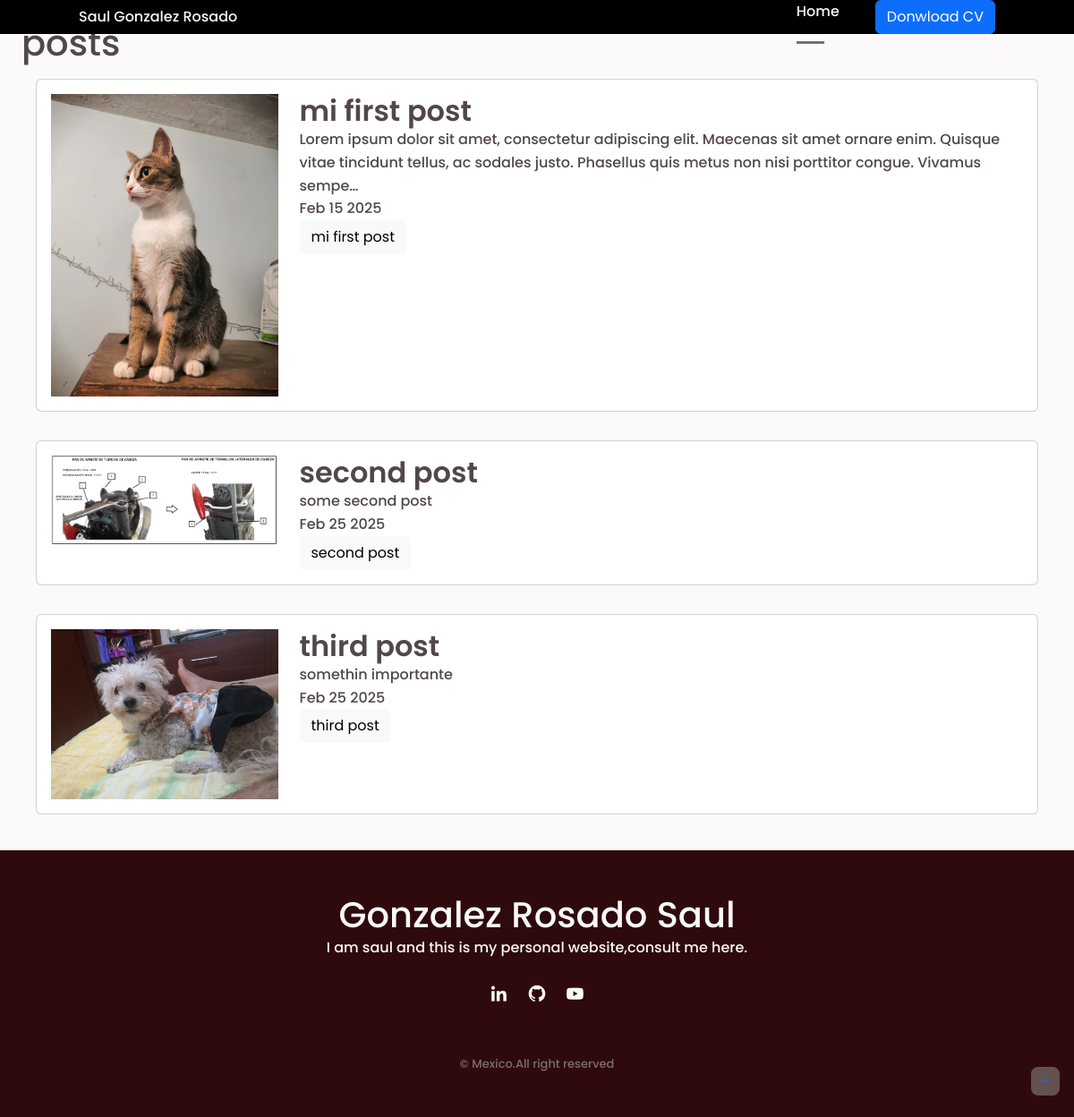
Screenshot of /blog/ with the database file from the repository.
### blog/models.py (models this page shows, shortened)
class Post(models.Model):
    title = models.CharField(max_length=200)
    text = models.TextField()
    url = models.URLField(blank=True ,null=True)  # Para almacenar el enlace de YouTube
    archivo = models.FileField(upload_to='blog/pdfs', blank=True ,null=True)  # Guarda los archivos en la carpeta "blog/pdfs/"
    created_at = models.DateTimeField(auto_now_add=True)
    updated_at = models.DateTimeField(auto_now=True)
    image = models.ImageField(upload_to='blog/images', null=True, blank=True)
    date=models.DateTimeField(default=datetime.datetime.now)

### blog/views.py (the view)
# urls.py: path('', render_posts, name='posts'),
def render_posts(request):
    posts = Post.objects.all()
    video = get_object_or_404(Post, id=1)
    return render(request, 'posts.html', {'posts': posts})

### blog/templates/posts.html (shortened to what this page needs)
{% extends "layout_posts.html" %}
{% load embed_video_tags %}
{% block content %}
<div class="p-4">
  <h1>posts</h1>
{% for post in posts %}
<div class="p-3">
  <div class="card card-body">
    <div class="row">
      <div class="col-3">
        <img src="{{ post.image.url }}" alt="{{ post.title }}" class
        ="img-fluid">
      </div>
      <div class="col-9">
        <h2>{{ post.title }}</h2>
        <p>{{ post.text|striptags|truncatechars_html:200 }}</p>
        <p>{{post.date|date:'M d Y'}}</p>
        <a href="{% url 'blog:post_detail' post.id %}"class="btn btn-light">{{post.title}}</a>
      </div>
    </div>
  </div>
</div>
{% endfor %}
</div>
{% endblock %}

### blog/templates/layout_posts.html (shortened to what this page needs)
{% load static %}
{% load embed_video_tags %}
<!DOCTYPE html>
<html lang="en">
    <head>
        <link href="https://cdn.jsdelivr.net/npm/bootstrap@5.3.3/dist/css/bootstrap.min.css" rel="stylesheet">
        <link rel="stylesheet" href="{% static 'css/swiper-bundle.min.css' %}">
        <link href='https://unpkg.com/boxicons@2.1.4/css/boxicons.min.css' rel='stylesheet'>
        <link rel="stylesheet" href="{% static 'css/styles.css' %}">
    </head>
    <body>
        <a href="#" class="scrolltop show-scroll" id="scroll-top">
            <i class='bx bx-chevron-up scrolltop__icon'></i>
        </a>
        <header class="l-header " id="header">
            <nav class="nav bd-container">
                <a href="{% url 'home' %}" class="nav__logo">Saul Gonzalez Rosado</a>
                <div class="nav__menu" id="nav-menu">
                    <ul class="nav__list">
                        <li class="nav__item d-flex allign-items-center"><a href="{% url 'home' %}" class="nav__link active-link">Home</a></li>
                        <li class="nav__item d-flex allign-items-center">
                            <a  class="btn btn-primary" href="{% static 'pdf/CV.pdf' %}" target="_blank" >Donwload CV</a>
                        </li>
                    </ul>
                </div>
            </nav>
        </header>
        <main class="l-main">
            {% block content %}
            {% endblock %}
        </main>
        <footer class="footer">
            <div class="footer__container bd-container">
                <h1 class="footer__title"> Gonzalez Rosado Saul</h1>
                <p class="footer__description"> I am saul and this is my personal website,consult me here.</p>
                <div class="footer__social">
                    <a href="https://www.linkedin.com/in/saul-gonzalez-rosado-702518216/" class="footer__link"><i class='bx bxl-linkedin'></i></a>
                    <a href="https://github.com/Sauloxd45" class="footer__link"><i class='bx bxl-github'></i></a>
                    <a href="https://www.youtube.com/@sauloxd4517/videos" class="footer__link"><i class='bx bxl-youtube'></i></a>
                </div>
                <p class="footer__copy">&#169;  Mexico.All right reserved</p>
            </div>
        </footer>
    </body>
</html>

### portafolio/static/css/styles.css (style rules this page uses)
:root { --header-height: 3rem; --first-color: #3E0E12; --first-color-dark: #2F0A0D; --text-color: #524748; --first-color-light: #7B6F71; --first-color-lighten: #FBF9F9; --body-font: 'Poppins', sans-serif; --biggest-font-size: 2.5rem; --h1-font-size: 1.5rem; --h2-font-size: 1.25rem; --h3-font-size: 1.125rem; --normal-font-size: .938rem; --small-font-size: .813rem; --smaller-font-size: .75rem; --font-medium: 500; --font-semi-bold: 600; --font-bold: 700; --mb-1: .5rem; --mb-2: 1rem; --mb-3: 1.5rem; --mb-4: 2rem; --mb-5: 2.5rem; --mb-6: 3rem; --z-normal: 1; --z-tooltip: 10; --z-fixed: 100; }
@media screen and (min-width: 768px) { :root { --biggest-font-size: 4.5rem; --h1-font-size: 2.25rem; --h2-font-size: 1.5rem; --h3-font-size: 1.25rem; --normal-font-size: 1rem; --small-font-size: .875rem; --smaller-font-size: .813rem; } }
*,::before,::after { box-sizing: border-box; }
html { scroll-behavior: smooth; }
body { margin: var(--header-height) 0 0 0; font-family: var(--body-font); font-size: var(--normal-font-size); font-weight: var(--font-medium); background-color: var(--first-color-lighten); color: var(--text-color); line-height: 1.6; }
h1,h2,h3,ul,p { margin: 0; }
h2,h3 { font-weight: var(--font-semi-bold); }
ul { padding: 0; list-style: none; }
a { text-decoration: none; }
img { max-width: 90%; height: auto; display: block; }
.bd-container { max-width: 1024px; width: calc(100% - 2rem); margin-left: var(--mb-2); margin-right: var(--mb-2); }
.l-header { width: 100%; position: fixed; top: 0; left: 0; z-index: var(--z-fixed); background-color: #000; }
.nav { height: var(--header-height); display: flex; justify-content: space-between; align-items: center; }
.nav__item { margin-bottom: var(--mb-3); }
.nav__link { color: var(--first-color-lighten); transition: .3s; }
.nav__logo, .nav__toggle { color: var(--first-color-lighten); }
.active-link { position: relative; }
.active-link::after { content: ''; position: absolute; bottom: -.7rem; left: 0; width: 65%; height: 3px; background-color: var(--first-color-light); }
.scrolltop { position: fixed; right: 1rem; bottom: -20%; display: flex; justify-content: center; align-items: center; padding: .5rem; background: rgba(123, 111, 113, .7); border-radius: .5rem; z-index: var(--z-tooltip); transition: .4s; visibility: hidden; }
.show-scroll { visibility: visible; bottom: 1.5rem; }
.footer { background-color: var(--first-color-dark); color: var(--first-color-lighten); text-align: center; }
.footer__container { padding: 3rem 0; }
.footer__description { margin-bottom: var(--mb-3); }
.footer__social { margin-bottom: var(--mb-6); }
.footer__link { font-size: 1.4rem; color: var(--first-color-lighten); margin: 0 var(--mb-1); transition: .3s; }
.footer__copy { font-size: var(--smaller-font-size); color: var(--first-color-light); }
@media screen and (min-width: 768px) { body { margin: 0; } }
@media screen and (min-width: 768px) { .nav { height: calc(var(--header-height)) + 1.5rem; } }
@media screen and (min-width: 768px) { .nav__list { display: flex; } }
@media screen and (min-width: 768px) { .nav__item { margin-left: var(--mb-5); margin-bottom: 0; } }
@media screen and (min-width:1024px) { .bd-container { margin-left: auto; margin-right: auto; } }

### rows the page displays
Post: image (picture), title "mi first post", text "Lorem ipsum dolor sit amet, consectetur adipiscing elit. Maecenas sit amet ornare enim. Quisque vitae tincidunt tellus, ac sodales justo. Phasellus quis metus non nisi porttitor congue. Vivamus sempe…", date "Feb 15 2025"
Post: image (picture), title "second post", text "some second post", date "Feb 25 2025"
Post: image (picture), title "third post", text "somethin importante", date "Feb 25 2025"
